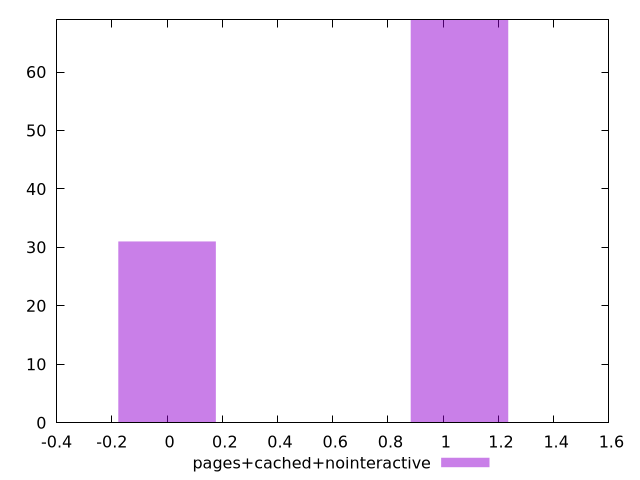

gnuplot code for this plot:
$_pagesCachedNointeractive <<EOF
0 31
1.0589285642251802 69
EOF
set key outside below
set terminal pngcairo
set output "report_00004_2020-11-02T20-21-41.718Z/third-party-summary/pages+cached+nointeractive//hist.png"
set yrange [0:69]
set boxwidth 0.35297618807506004
set style fill transparent solid 0.5 noborder
plot $_pagesCachedNointeractive title "pages+cached+nointeractive" with boxes ,
